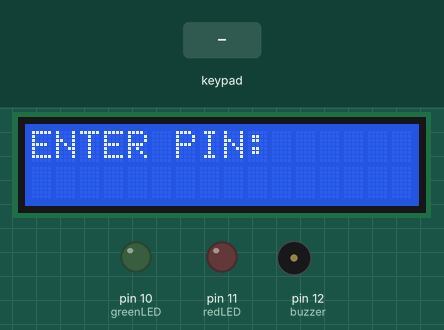
This sketch was run on a simulated Arduino Uno, built with avr-gcc and run on an emulated ATmega328P. Shown: 16×2 character LCD, output pins drawn as LEDs (lit = HIGH), buzzer (waves = sounding). The test bench sets the inputs (shaded band). What the sketch prints to the serial monitor is not drawn.

Above: at 1.2 s.
1.3 s: keypad keys 1 2 3 4 pressed 0.4 s apart
At 3.5 s:
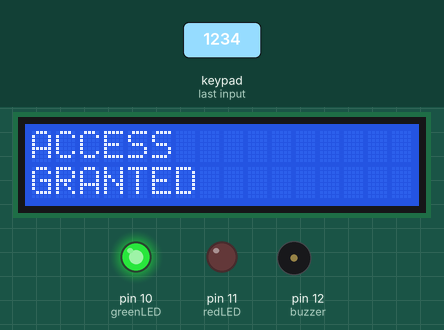
5.9 s: keypad keys 9 8 7 6 pressed 0.4 s apart
At 8.6 s:
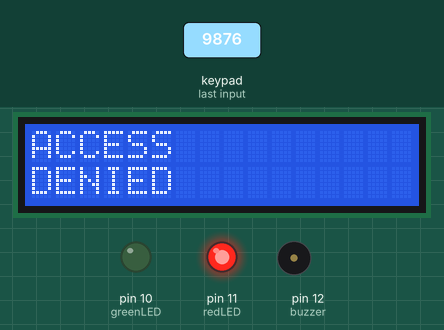
10.5 s: key '1' pressed
At 11.5 s:
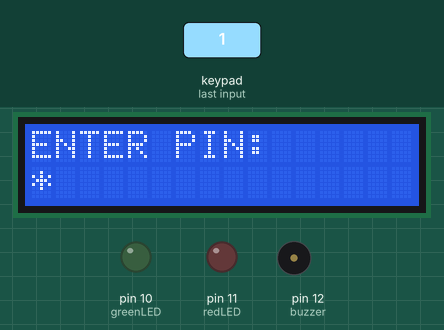
12.0 s: key '2' pressed
At 12.7 s:
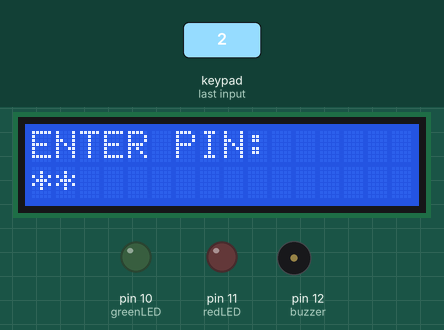
Timing chart, 0 to 14.5 s (numbered marks = the images above; inputs shaded):
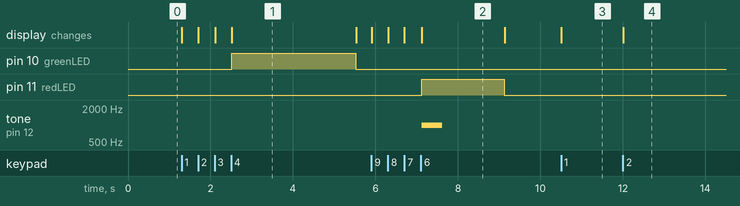

The sketch:

Keypad_+_LCD_Display.ino
```cpp
#include <Wire.h>
#include <LiquidCrystal_I2C.h>
#include <Keypad.h>

LiquidCrystal_I2C lcd(0x27,16,2);

// Keypad
const byte ROWS = 4;
const byte COLS = 4;

char keys[ROWS][COLS]={
{'1','2','3','A'},
{'4','5','6','B'},
{'7','8','9','C'},
{'*','0','#','D'}
};

byte rowPins[ROWS]={9,8,7,6};
byte colPins[COLS]={5,4,3,2};

Keypad keypad=Keypad(makeKeymap(keys),rowPins,colPins,ROWS,COLS);

const int greenLED=10;
const int redLED=11;
const int buzzer=12;

String password="1234";
String input="";

int attempts=0;

void setup(){

Serial.begin(9600);

pinMode(greenLED,OUTPUT);
pinMode(redLED,OUTPUT);
pinMode(buzzer,OUTPUT);

lcd.init();
lcd.backlight();

lcd.print("ENTER PIN:");
}

void loop(){

char key=keypad.getKey();

if(key){

lcd.setCursor(input.length(),1);
lcd.print("*");

input+=key;

if(input.length()==4){

if(input==password){

lcd.clear();
lcd.print("ACCESS");
lcd.setCursor(0,1);
lcd.print("GRANTED");

digitalWrite(greenLED,HIGH);

Serial.println("ACCESS GRANTED");

delay(3000);

digitalWrite(greenLED,LOW);

attempts=0;

}

else{

lcd.clear();
lcd.print("ACCESS");
lcd.setCursor(0,1);
lcd.print("DENIED");

digitalWrite(redLED,HIGH);

tone(buzzer,1000,500);

Serial.println("ACCESS DENIED");

delay(2000);

digitalWrite(redLED,LOW);

attempts++;

if(attempts>=3){

lcd.clear();
lcd.print("LOCKED");

Serial.println("LOCKED 10 SECONDS");

delay(10000);

attempts=0;

}

}

input="";

lcd.clear();
lcd.print("ENTER PIN:");

}

}

}
```

Measured:
- after the input at 1.3 s, pin 10 (greenLED): LOW → HIGH after 1.2 s, → LOW 3.0 s later; the display: first changes at once (image 1 shows a later state)
- after the input at 5.9 s, pin 11 (redLED): LOW → HIGH after 1.2 s, → LOW 2.0 s later; tone on pin 12 (buzzer): silent → 1000 Hz after 1.2 s, → silent 0.50 s later; the display: first changes at once (image 2 shows a later state)
- after the input at 10.5 s, the display: changes at once (image 3)
- after the input at 12.0 s, the display: changes at once (image 4)
- what the display in image 1 shows lasts 3.0 s, from 2.5 s to 5.5 s
- what the display in image 2 shows lasts 2.0 s, from 7.1 s to 9.1 s
